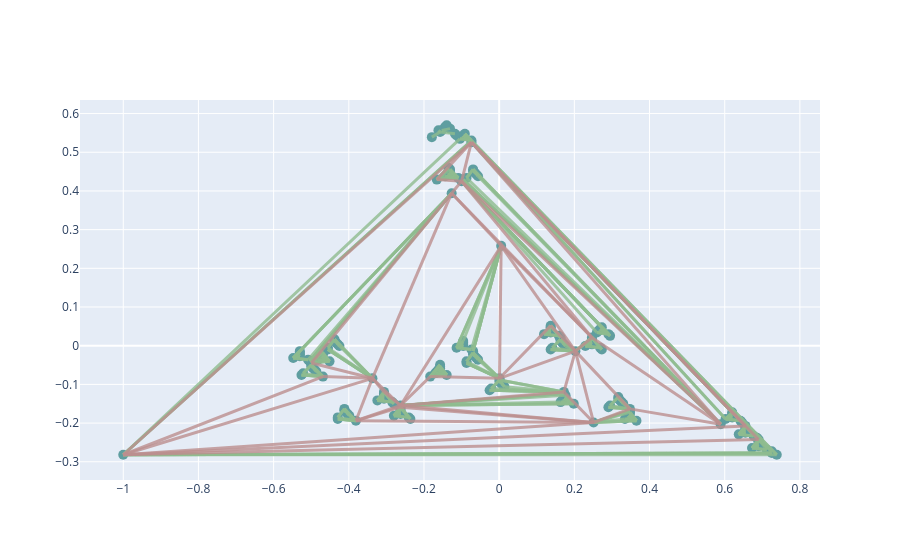

Notebook code for this chart:
### Markdown cell above
# Nodes

### Code cell
n.plot.iplot()
